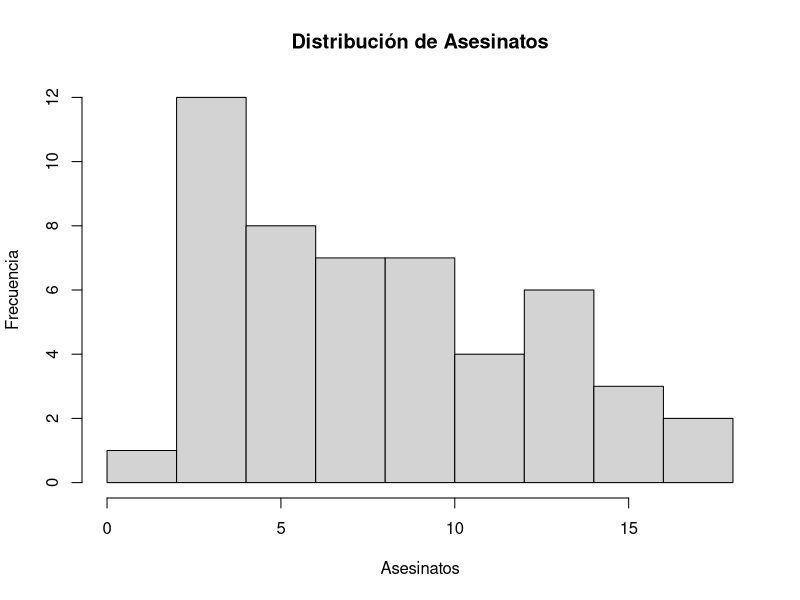
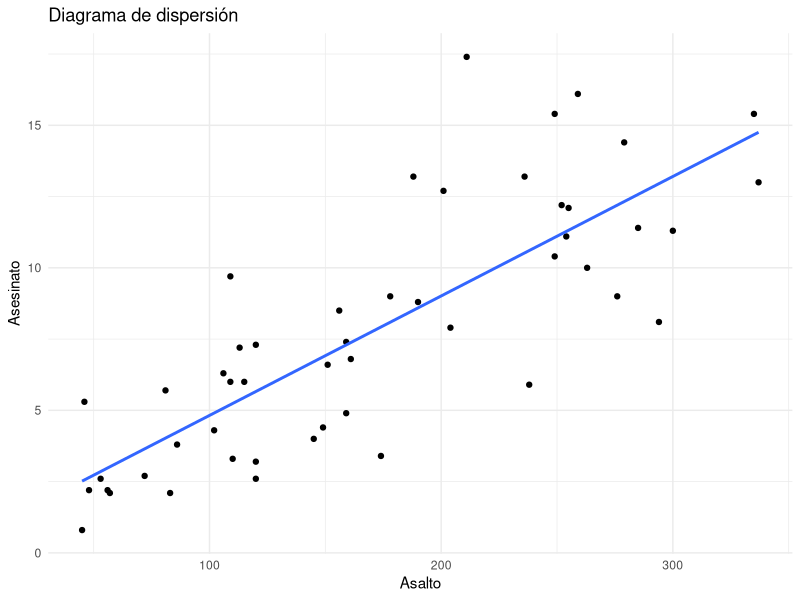
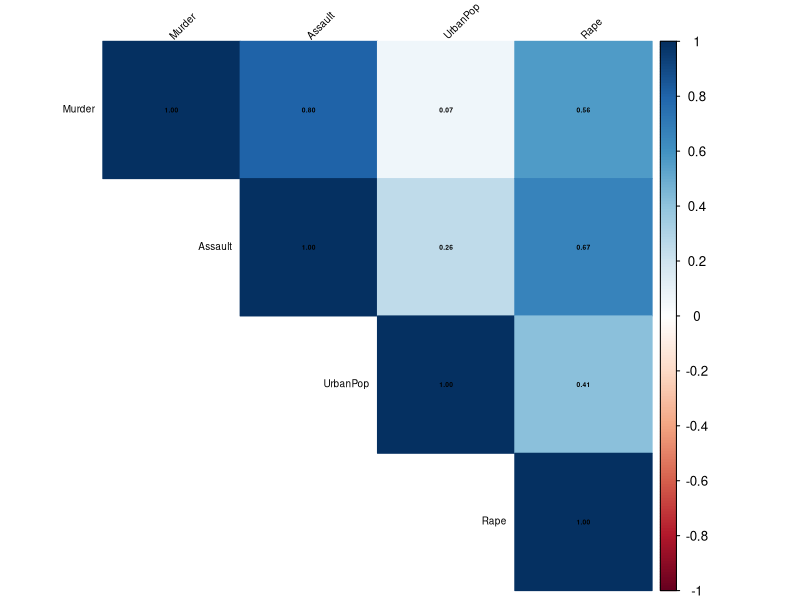
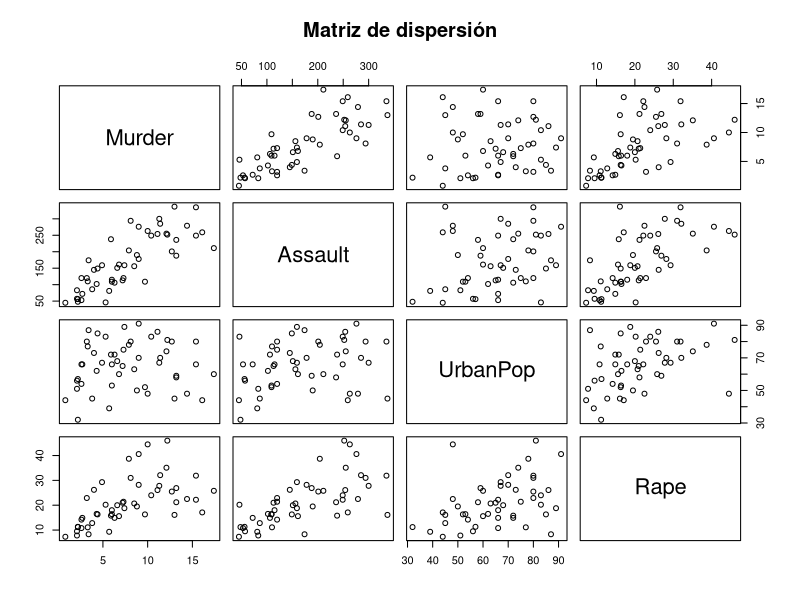

Generate these figures, in order, with R:
## ---- chunk 1
knitr::opts_chunk$set(echo = TRUE, comment = "#>")
## ---- chunk 2
mean(USArrests[, "Murder"])
sd(USArrests[, "Murder"])
min(USArrests[, "Murder"])
max(USArrests[, "Murder"])
## ---- chunk 3
hist(
  USArrests$Murder,
  main = "Distribución de Asesinatos",
  xlab = "Asesinatos",
  ylab = "Frecuencia"
)
## ---- chunk 4

library(ggplot2)

ggplot(USArrests, aes(x = Assault, y = Murder)) +
  geom_point() +
  geom_smooth(method = "lm", se = FALSE) +
  labs(
    title = "Diagrama de dispersión",
    x = "Asalto",
    y = "Asesinato"
  ) +
  theme_minimal()
## ---- chunk 5
cor(USArrests$Assault, USArrests$Murder)
## ---- chunk 6
arrestos_num <- USArrests
## ---- chunk 7
colMeans(arrestos_num)
## ---- chunk 8
library(corrplot)
matriz_cor <- cor(arrestos_num, use = "pairwise.complete.obs")
round(matriz_cor, 2)
corrplot(matriz_cor, 
         method = "color", 
         type = "upper", 
         tl.col = "black", 
         tl.srt = 45,
         tl.cex = 0.6,
         addCoef.col = "black",
         number.cex = 0.4)
## ---- chunk 9
pairs(
  USArrests,
  main = "Matriz de dispersión"
)
## ---- chunk 10
apply(arrestos_num, 2, sd)
